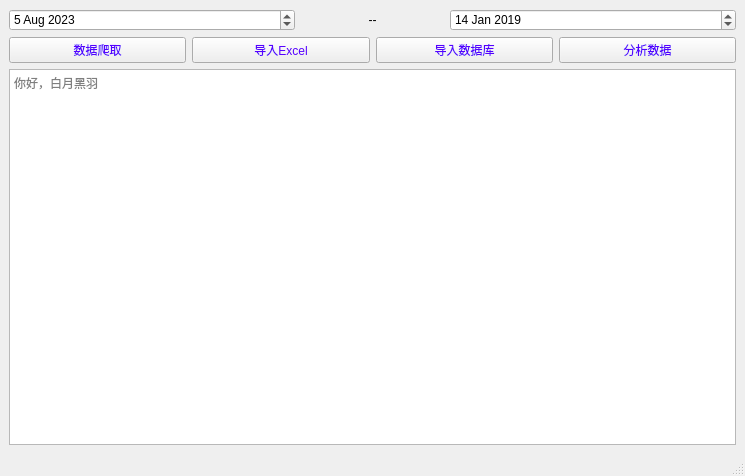
<?xml version="1.0" encoding="UTF-8"?>
<ui version="4.0">
 <class>MainWindow</class>
 <widget class="QMainWindow" name="MainWindow">
  <property name="geometry">
   <rect>
    <x>0</x>
    <y>0</y>
    <width>745</width>
    <height>476</height>
   </rect>
  </property>
  <property name="windowTitle">
   <string>MainWindow</string>
  </property>
  <property name="styleSheet">
   <string notr="true">QPushButton{
	font: 20pt &quot;Adobe Heiti Std&quot;;
	color:rgb(85, 0, 255);
}</string>
  </property>
  <property name="unifiedTitleAndToolBarOnMac">
   <bool>false</bool>
  </property>
  <widget class="QWidget" name="centralwidget">
   <layout class="QVBoxLayout" name="verticalLayout">
    <item>
     <layout class="QHBoxLayout" name="horizontalLayout">
      <property name="leftMargin">
       <number>0</number>
      </property>
      <property name="rightMargin">
       <number>0</number>
      </property>
      <item>
       <widget class="QDateEdit" name="startDateEdit">
        <property name="sizePolicy">
         <sizepolicy hsizetype="Minimum" vsizetype="Fixed">
          <horstretch>2</horstretch>
          <verstretch>0</verstretch>
         </sizepolicy>
        </property>
        <property name="dateTime">
         <datetime>
          <hour>0</hour>
          <minute>0</minute>
          <second>10</second>
          <year>2023</year>
          <month>8</month>
          <day>5</day>
         </datetime>
        </property>
        <property name="date">
         <date>
          <year>2023</year>
          <month>8</month>
          <day>5</day>
         </date>
        </property>
       </widget>
      </item>
      <item>
       <widget class="QLabel" name="label">
        <property name="sizePolicy">
         <sizepolicy hsizetype="Minimum" vsizetype="Preferred">
          <horstretch>1</horstretch>
          <verstretch>0</verstretch>
         </sizepolicy>
        </property>
        <property name="text">
         <string>--</string>
        </property>
        <property name="alignment">
         <set>Qt::AlignCenter</set>
        </property>
       </widget>
      </item>
      <item>
       <widget class="QDateEdit" name="endDateEdit">
        <property name="sizePolicy">
         <sizepolicy hsizetype="Minimum" vsizetype="Fixed">
          <horstretch>2</horstretch>
          <verstretch>0</verstretch>
         </sizepolicy>
        </property>
        <property name="dateTime">
         <datetime>
          <hour>0</hour>
          <minute>0</minute>
          <second>0</second>
          <year>2019</year>
          <month>1</month>
          <day>14</day>
         </datetime>
        </property>
       </widget>
      </item>
     </layout>
    </item>
    <item>
     <layout class="QHBoxLayout" name="horizontalLayout_2">
      <item>
       <widget class="QPushButton" name="crawl">
        <property name="sizePolicy">
         <sizepolicy hsizetype="Minimum" vsizetype="Fixed">
          <horstretch>0</horstretch>
          <verstretch>0</verstretch>
         </sizepolicy>
        </property>
        <property name="text">
         <string>数据爬取</string>
        </property>
        <property name="myclass" stdset="0">
         <string>bar2btn</string>
        </property>
       </widget>
      </item>
      <item>
       <widget class="QPushButton" name="exportToExcel">
        <property name="text">
         <string>导入Excel</string>
        </property>
        <property name="myclass" stdset="0">
         <string>bar2btn</string>
        </property>
       </widget>
      </item>
      <item>
       <widget class="QPushButton" name="exportToDB">
        <property name="text">
         <string>导入数据库</string>
        </property>
        <property name="myclass" stdset="0">
         <string>bar2btn</string>
        </property>
       </widget>
      </item>
      <item>
       <widget class="QPushButton" name="analyze">
        <property name="text">
         <string>分析数据</string>
        </property>
        <property name="myclass" stdset="0">
         <string>bar2btn</string>
        </property>
       </widget>
      </item>
     </layout>
    </item>
    <item>
     <widget class="QTextEdit" name="textBrowser">
      <property name="acceptRichText">
       <bool>true</bool>
      </property>
      <property name="placeholderText">
       <string>你好，白月黑羽</string>
      </property>
     </widget>
    </item>
   </layout>
  </widget>
  <widget class="QMenuBar" name="menubar">
   <property name="geometry">
    <rect>
     <x>0</x>
     <y>0</y>
     <width>745</width>
     <height>26</height>
    </rect>
   </property>
  </widget>
  <widget class="QStatusBar" name="statusbar"/>
 </widget>
 <resources/>
 <connections/>
</ui>
